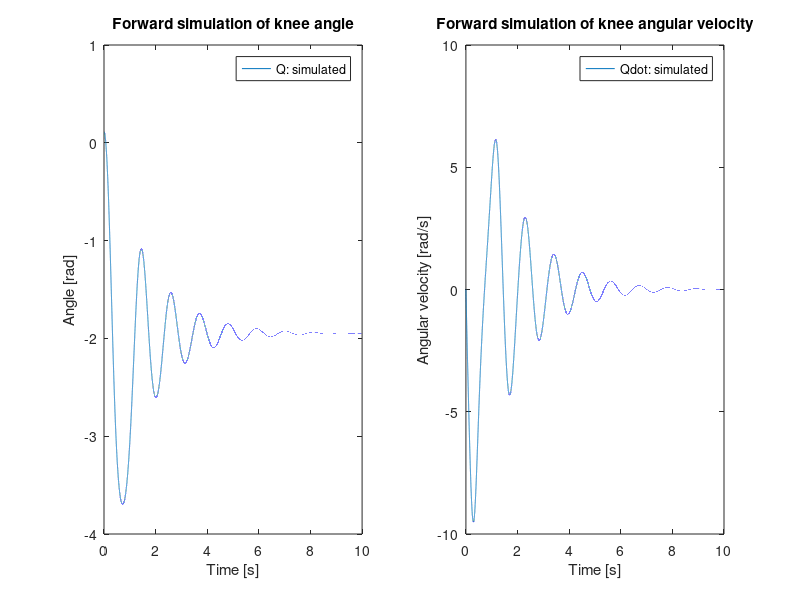

MATLAB code to generate this figure: (Note: this script raises an error after producing the figure.)
%% Part 2 : Discretization - Backward Euler %%
clear all
close all
clc

% Input
data  = load('DataPendulum.mat');
q_exp = data.data(:,2)*pi/180;
t_exp = data.data(:,1);

m  = 2.3351;
lc = 0.2367;
gv = 9.81; 
RG = lc*0.416;          % Radius of gyration (Winter 2009)
I  = m*RG*RG + m*lc*lc;

% Torques
Tb = 2;
B  = 0.2;              % B will be used to calculate Td(damping) Td=-B*qdot

%% Part 2A : Time marching (for loop)

% Initial state
q0     = q_exp(1);
qdot0  = 0;
q_init = [q0 qdot0];
    
% Time info
dt       = 0.0001;                  % time step for backward euler
t_end    = 10;                      % final simulation time
t_vect   = 0:dt:t_end;              % vector with all the time steps
qt_store = nan(length(t_vect),2);   % pre-allocate matrix with predicted states (computation speed)

for i=1:length(t_vect)
    
    if i==1 % use initial state 
        q     = q0;
        qdot  = qdot0;
    else    
        q     = qi;    
        qdot  = qdoti;  
    end
    
    T         = Tb + B*qdot;
    qddot     = (-m*gv*lc*cos(q) - T)./I  ;
    
    qi        = qdot*dt+q;
    qdoti     = qddot*dt +qdot;
    
    % store the predicted state
    qt_store(i,1) = qi;
    qt_store(i,2) = qdoti;
    
end

% plot the predicted angle and angular velocity
figure();
subplot(1,2,1);
plot(t_vect,qt_store(:,1));xlabel('Time [s]'); ylabel('Angle [rad]');
hold on 
legend({'Q: simulated'})
title('Forward simulation of knee angle')
subplot(1,2,2);
plot(t_vect,qt_store(:,2)); xlabel('Time [s]'); ylabel('Angular velocity [rad/s]');
hold on 
legend({'Qdot: simulated'})
title('Forward simulation of knee angular velocity')

%% Part 2B: Implicit (fsolve)
% Initial state
q0     = q_exp(1);
qdot0  = 0;
q_init = [q0 qdot0];

params.m  = m;
params.lc = lc;
params.g  = 9.81;
params.I  = I;
params.Tb = Tb;
params.B  = B;

dt       = 0.01;                  % time step for backward euler
t_end    = 10;                      % final simulation time
t_vect   = 0:dt:t_end;  

x0 = zeros(length(t_vect),2);

F_handle = @(x)mycon_fsolve(x,dt,q_init,params)
x = fsolve(F_handle,x0);
q = x(:,1);
qdot = x(:,2);

figure()
plot(t_vect,q)

%% part 2C: Ode 

% Initial state
q0    = q_exp(1);
qdot0 = 0;
q_init = [q0 qdot0]';

% Time info
dt       = 0.0001;                  % time step for backward euler
t_end    = 10;                      % final simulation time
t_vect   = 0:dt:t_end;              % vector with all the time steps
t_span   = t_vect;

params.m  = m;
params.g  = gv;
params.lc = lc;
params.I  = I; 
params.Tb = Tb;
params.B  = B;
 
options = odeset('InitialStep',0.01,'MaxStep',0.01);

% Ode
[tM,qM] = ode23(@qdotfunctie_discretization, t_span, q_init,options, params);

figure()
plot(tM,qM(:,1))
xlabel('Time [s]'); 
ylabel('Angle [rad]');
legend({'Q: simulated'})
